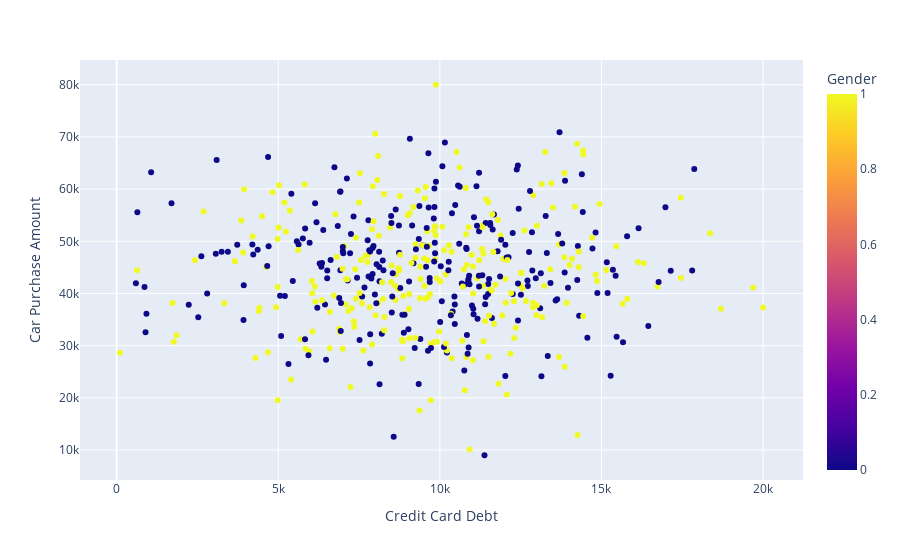

Notebook source saved alongside this figure:
### Code cell
fig = px.scatter(data_frame=df, x='Credit Card Debt', y='Car Purchase Amount', color='Gender')
fig.show()

### Figure 1 — Plotly figure (JSON) as saved in the notebook; plotly's stock layout.template omitted (floating-point values rounded to 4 significant figures; data arrays with more than 128 entries replaced by an {"elided": "..."} marker saying what was removed)
{"data": [{"hovertemplate": "Credit Card Debt=%{x}<br>Car Purchase Amount=%{y}<br>Gender=%{marker.color}<extra></extra>", "legendgroup": "", "marker": {"color": {"elided": "500 int values"}, "coloraxis": "coloraxis", "symbol": "circle"}, "mode": "markers", "name": "", "orientation": "v", "showlegend": false, "type": "scatter", "x": {"elided": "500 float values"}, "xaxis": "x", "y": {"elided": "500 float values"}, "yaxis": "y"}], "layout": {"coloraxis": {"colorbar": {"title": {"text": "Gender"}}, "colorscale": [[0, "#0d0887"], [0.1111, "#46039f"], [0.2222, "#7201a8"], [0.3333, "#9c179e"], [0.4444, "#bd3786"], [0.5556, "#d8576b"], [0.6667, "#ed7953"], [0.7778, "#fb9f3a"], [0.8889, "#fdca26"], [1, "#f0f921"]]}, "legend": {"tracegroupgap": 0}, "margin": {"t": 60}, "xaxis": {"anchor": "y", "domain": [0, 1], "title": {"text": "Credit Card Debt"}}, "yaxis": {"anchor": "x", "domain": [0, 1], "title": {"text": "Car Purchase Amount"}}}}
